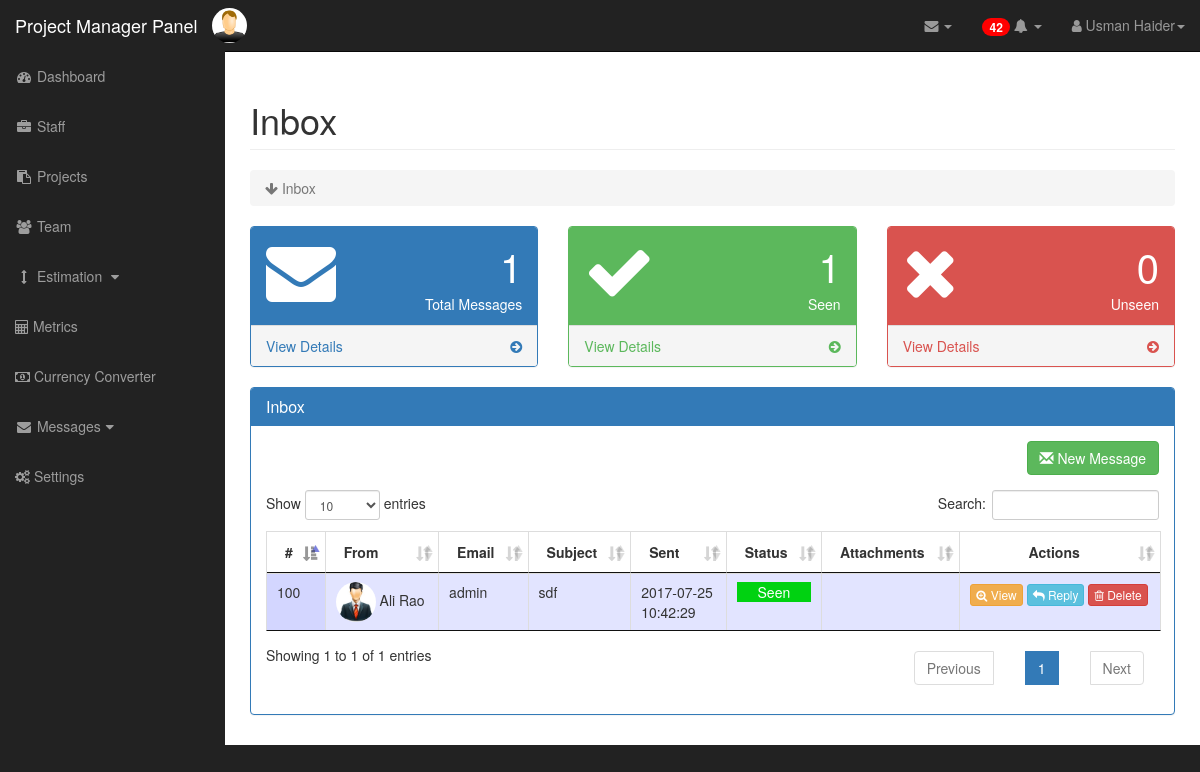
/Project Manager/inbox.php (signed in), run on the app's committed database.
### tables this page shows
CREATE TABLE IF NOT EXISTS `employee` (
  `empId` int(15) NOT NULL AUTO_INCREMENT,
  `empName` varchar(255) NOT NULL,
  `password` varchar(255) NOT NULL,
  `gender` varchar(255) NOT NULL,
  `cnic` varchar(255) NOT NULL,
  `dob` date NOT NULL,
  `regDate` date NOT NULL,
  `address` varchar(255) NOT NULL,
  `email` varchar(255) NOT NULL,
  `contactNo` varchar(255) NOT NULL,
  `salary` varchar(255) NOT NULL,
  `workHours` int(15) NOT NULL,
  `jobStatus` varchar(255) NOT NULL,
  `workStatus` varchar(255) NOT NULL,
  `image` varchar(255) NOT NULL,
  `position` varchar(255) NOT NULL,
  PRIMARY KEY (`empId`)
);

CREATE TABLE IF NOT EXISTS `inbox` (
  `id` int(15) NOT NULL AUTO_INCREMENT,
  `sender` int(15) NOT NULL,
  `receiver` int(15) NOT NULL,
  `subject` varchar(255) NOT NULL,
  `message` text NOT NULL,
  `filepath` varchar(100) NOT NULL,
  `fileName` varchar(100) NOT NULL,
  `date` date NOT NULL,
  `time` time NOT NULL,
  `open` int(15) NOT NULL,
  PRIMARY KEY (`id`)
);

### Project Manager/inbox.php (the view, shortened to what this page needs)
 <!DOCTYPE html>
<html lang="en">
<head>
		<link href="../css/bootstrap.min.css" rel="stylesheet">
		<link href="../css/sb-admin.css" rel="stylesheet">
		<link href="../css/plugins/morris.css" rel="stylesheet">
		<link href="../font-awesome/css/font-awesome.min.css" rel="stylesheet" type="text/css">
		<link rel="stylesheet" href="../css/dataTables.bootstrap.min.css" />
		<link rel="stylesheet" type="text/css" href="../css/jquery.dataTables.css">
	    <link rel="stylesheet" href="../css/jquery.dataTables.min.css">
        <link rel="stylesheet" href="../css/dataTables.bootstrap.min.css">
		<link rel="stylesheet" href="../css/fixedHeader.bootstrap.min.css">
		<link rel="stylesheet" href="../css/responsive.bootstrap.min.css">
		<link rel="stylesheet" href="../css/badge.css">
</head>
<body>
      <div id="wrapper">
        <nav class="navbar navbar-inverse navbar-fixed-top" role="navigation">
            <div class="navbar-header">
                <a class="navbar-brand" href="dashboard.php">Project Manager Panel</a>
           <?php
				   include("config.php");
										if(isset($_SESSION['username']))  {
										$query = "SELECT * FROM `employee` WHERE empId='".$_SESSION['id']."' ";
											   $result = mysqli_query($connect, $query);
										        $row2 = mysqli_fetch_array($result);
										}
										?>
				<img class="img-circle pull-right" src="<?php echo $row2["image"]; ?>" width="35px" height="35px" style='  margin-top:8px;'/></div>
            <ul class="nav navbar-right top-nav">
                 <li class="dropdown">
                   <a href="#" class="dropdown-toggle" data-toggle="dropdown">
				   <?php
				   include("config.php");
										if(isset($_SESSION['username']))  {
				    $query = "SELECT * FROM `inbox` WHERE receiver='".$_SESSION['id']."' AND open='0' ";
											   $result = mysqli_query($connect, $query);
										       $count2 = mysqli_num_rows($result);
										}
				   ?>
				<i class="fa fa-envelope"></i> <b class="caret"></b></a>
                </li>
				   <li class="dropdown">
                    <a href="#"  id="checkBadge" class="dropdown-toggle" data-toggle="dropdown">
<?php
							$query = "SELECT * FROM `notification` WHERE seen='0' AND receiverId='".$_SESSION['id']."'";
								   $result = mysqli_query($connect, $query);
									$count=0;
								   while($row = mysqli_fetch_array($result)){
								$count++;
								   }
							if($count>0)
								   {
									 echo' <span id="checkBadge2"  class="badge badge-notify">';
									  echo $count;
									  echo' </span>';
								   }
								else{
									echo' <span>';
									  echo' </span>';
								}
				   ?>
					<i class="fa fa-bell"></i>
					<b class="caret"></b></a>
                </li>
                <li class="dropdown">
                    <a href="#" class="dropdown-toggle" data-toggle="dropdown"><i class="fa fa-user"></i>
					<?php if(isset($_SESSION['username']))
                {
                 echo $_SESSION['name'];
                }
                 ?><b class="caret"></b></a>
                </li>
            </ul>
            <div class="collapse navbar-collapse navbar-ex1-collapse">
                <ul class="nav navbar-nav side-nav">
                    <li  >
                        <a href="dashboard.php"><i class="fa fa-fw fa-dashboard"></i> Dashboard</a>
                    </li>
					<li >
                        <a href="staff.php"><i class="fa fa-fw fa-briefcase"></i> Staff</a>
                    </li>
                     <li >
                        <a href="project.php"><i class="fa fa-fw fa-clipboard"></i> Projects</a>
                    </li>
					 <li   >
                        <a href="team.php"><i class="fa fa-fw fa-users"></i> Team</a>
                    </li>
					<li  >
                        <a href="javascript:;" data-toggle="collapse" data-target="#demo2"><i class="fa fa-fw fa-arrows-v"></i> Estimation <i class="fa fa-fw fa-caret-down"></i></a>
                    </li>
					<li  >
                        <a href="../estimation/metric.php"><i class="fa fa-calculator"></i>  Metrics</a>
                    </li>
					<li >
                        <a href="../estimation/currency.php"><i class="fa fa-money"></i> Currency Converter</a>
                    </li>
					<li>
                        <a href="javascript:;" data-toggle="collapse" data-target="#demo"><i class="fa fa-fw fa-envelope"></i> Messages<i class="fa fa-fw fa-caret-down"></i></a>
                    </li>
					<li >
                        <a href="../estimation/setting.php"><i class="fa fa-cogs" aria-hidden="true"></i> Settings</a>
                    </li>
                </ul>
            </div>
        </nav>
        <div id="page-wrapper">
            <div class="container-fluid">
                <div class="row">
                    <div class="col-lg-12">
                        <h1 class="page-header">
                             Inbox
                        </h1>
                        <ol class="breadcrumb">
                            <li class="active">
                                <i class="fa fa-arrow-down"></i> Inbox
                            </li>
                        </ol>
                    </div>
                </div>
<?php
										if(isset($_SESSION['username']))  {
											   $query = "SELECT * FROM `inbox` WHERE receiver='".$_SESSION['id']."'";
											   $result = mysqli_query($connect, $query);
										       $count1 = mysqli_num_rows($result);
												$query = "SELECT * FROM `inbox` WHERE receiver='".$_SESSION['id']."' AND open='1' ";
											   $result = mysqli_query($connect, $query);
										       $count2 = mysqli_num_rows($result);
										        $query = "SELECT * FROM `inbox` WHERE receiver='".$_SESSION['id']."' AND open='0' ";
											   $result = mysqli_query($connect, $query);
										       $count3 = mysqli_num_rows($result);
										}
										?>
                <div class="row">
                    <div class="col-lg-4 col-md-6">
                        <div class="panel panel-primary">
                            <div class="panel-heading">
                                <div class="row">
                                    <div class="col-xs-3">
                                         <i class="fa fa-envelope fa-5x"></i>
                                    </div>
                                    <div class="col-xs-9 text-right">
									<div class="huge" id='total11'><?php echo $count1?></div>
                                        <div>Total Messages</div>
                                    </div>
                                </div>
                            </div>
                            <a href="#" id='total'onclick="return false;">
                                <div class="panel-footer">
                                    <span class="pull-left">View Details</span>
                                    <span class="pull-right"><i class="fa fa-arrow-circle-right"></i></span>
                                    <div class="clearfix"></div>
                                </div>
                            </a>
                        </div>
                    </div>
                    <div class="col-lg-4 col-md-6">
                        <div class="panel panel-green">
                            <div class="panel-heading">
                                <div class="row">
                                    <div class="col-xs-3">
                                      <i class="fa fa-check fa-5x"></i>
                                    </div>
                                    <div class="col-xs-9 text-right">
									<div class="huge" id='seen11'><?php echo $count2?></div>
                                        <div>Seen</div>
                                    </div>
                                </div>
                            </div>
                            <a href="#" id='seen'onclick="return false;">
                                <div class="panel-footer">
                                    <span class="pull-left">View Details</span>
                                    <span class="pull-right"><i class="fa fa-arrow-circle-right"></i></span>
                                    <div class="clearfix"></div>
                                </div>
                            </a>
                        </div>
                    </div>
                    <div class="col-lg-4 col-md-6">
                        <div class="panel panel-red" >
                            <div class="panel-heading">
                                <div class="row">
                                    <div class="col-xs-3">
                                      <i class="fa fa-times fa-5x" ></i>
                                    </div>
                                    <div class="col-xs-9 text-right">
                                       <div class="huge"id='unseen11'><?php echo $count3?></div>
                                          <div>Unseen</div>
                                    </div>
                                </div>
                            </div>
                            <a href="#"id='unseen'onclick="return false;">
                                <div class="panel-footer">
                                    <span class="pull-left">View Details</span>
                                    <span class="pull-right"><i class="fa fa-arrow-circle-right"></i></span>
                                    <div class="clearfix"></div>
                                </div>
                            </a>
                        </div>
                    </div>
                </div>
								<div id="employee_table">
                <div class="row">
                    <div class="col-lg-12">
						    <div class="panel panel-primary" >
                            <div class="panel-heading">
                                <h3 class="panel-title"></i>Inbox</h3>
                            </div>
                            <div class="panel-body">
								<form>
					  <div class="row">
						<div class="col-lg-12">
							 <div class="form-group pull-right">
						   <button type="button" name="age" id="bbb"  class="btn btn-success"><i class="glyphicon glyphicon-envelope"></i> New Message</button>
						</div> </div> </div>
                     </form>
	<table id="example" class="table table-striped table-bordered dt-responsive nowrap" cellspacing="0" width="100%">
    <thead>
            <tr> <th>#</th>
                     <th>From</th>
					  <th>Email</th>
					 <th>Subject</th>
                     <th>Sent</th>
					  <th>Status</th>
					  <th>Attachments</th>
                      	<th><center>Actions</center></th>
                  </tr>
        </thead>
        <tbody>
		<?php
		include("config.php");
		  $query = "SELECT * FROM `inbox` WHERE receiver='".$_SESSION['id']."'";
		$result = mysqli_query($connect, $query);
                     while($row = mysqli_fetch_array($result))
                     {
						 $time =$row['time'];
						 if(strlen($row['subject']) >= 50){
						$subject = substr($row['subject'],0,50)."..";
					}else {
						$subject = $row['subject'];
					}
					$filename=$row["fileName"];
					$val2=$row["fileName"].'-'.$row["filepath"];
                   $query2 = "SELECT * FROM `employee` WHERE empId='".$row["sender"]."'";
						$result2 = mysqli_query($connect, $query2);
                     while($row2 = mysqli_fetch_array($result2))
                     {
                     ?>
                    <tr>
                      <td><?php echo $row["id"]; ?></td>
					  <td> <img class="img-circle" src=" <?php echo $row2['image'];?> " width="40px" height="40px" /><?php echo ' '.$row2["empName"]; ?></td>
					   <td><?php echo $row2["email"]; ?></td>
                     <td><?php echo $subject ?></td>
					   <td><?php echo $row["date"].'<br>'.$time?></td>
                  	    <td ><center><?php
					 if($row["open"]=='1')
					 {
					 echo '<p class="'.$row["id"].'" style="background-color: #00D211; color:white">Seen</p>';
					 }
					 else  {
						 echo '<p  class="'.$row["id"].'" style="background-color: #FE0000; color:white">Unseen</p>';
					 }
					 ?> </center></td>
					  <td><a onclick="return false;"  href="#" id="<?php echo $val2; ?>" class="check3" ><?php echo $filename;?></a></td>
                      <td>
					  <button type="button" name="view" value="view" id="<?php echo $row["id"]; ?>" class="btn btn-warning btn-xs view_data" ><i  class="fa fa-search-plus"></i> View</button>
                      <button type="button" name="reply" value="reply" id="<?php echo $row["id"]; ?>" class="btn btn-info btn-xs reply_data" ><i class="fa fa-reply"></i> Reply</button>
                     <button type="button" name="delete" value="delete" id="<?php echo $row["id"]; ?>" class="btn btn-danger btn-xs delete_data" ><i class="fa fa-trash-o"></i> Delete</button></td>
			   </tr>
				  <?php
					 }  }
                     ?>
					 </div>
	</div>
                            </div>
							</div>
                        </div>
                    </div>
                </div>
            </div>
</body>
</html>

### css/sb-admin.css (style rules this page uses)
body { margin-top: 100px; background-color: #222; }
@media (min-width:768px) { body { margin-top: 50px; } }
#wrapper { padding-left: 0; }
#page-wrapper { width: 100%; padding: 0; background-color: #fff; }
.huge { font-size: 50px; line-height: normal; }
@media (min-width:768px) { #wrapper { padding-left: 225px; } }
@media (min-width:768px) { #page-wrapper { padding: 10px; } }
.top-nav { padding: 0 15px; }
.top-nav>li { display: inline-block; float: left; }
.top-nav>li>a { padding-top: 15px; padding-bottom: 15px; line-height: 20px; color: #999; }
@media (min-width:768px) { .side-nav { position: fixed; top: 51px; left: 225px; width: 225px; margin-left: -225px; border: none; border-radius: 0; overflow-y: auto; background-color: #222; bottom: 0; overflow-x: hidden; padding-bottom: 40px; } }
@media (min-width:768px) { .side-nav>li>a { width: 225px; } }
.huge { font-size: 40px; }
.panel-green { border-color: #5cb85c; }
.panel-green > .panel-heading { border-color: #5cb85c; color: #fff; background-color: #5cb85c; }
.panel-green > a { color: #5cb85c; }
.panel-red { border-color: #d9534f; }
.panel-red > .panel-heading { border-color: #d9534f; color: #fff; background-color: #d9534f; }
.panel-red > a { color: #d9534f; }

### css/badge.css (style rules this page uses)
.badge-notify { background:red; position:relative; }

### data on the page
employee: image (picture)
inbox: id "100", subject "sdf", date "2017-07-25", time "10:42:29"
employee: image (picture), empName "Ali Rao", email "admin"

### other printed values
$count "42"
$_SESSION['name'] "Usman Haider"
$count1 "1"
$count2 "1"
$count3 "0"
